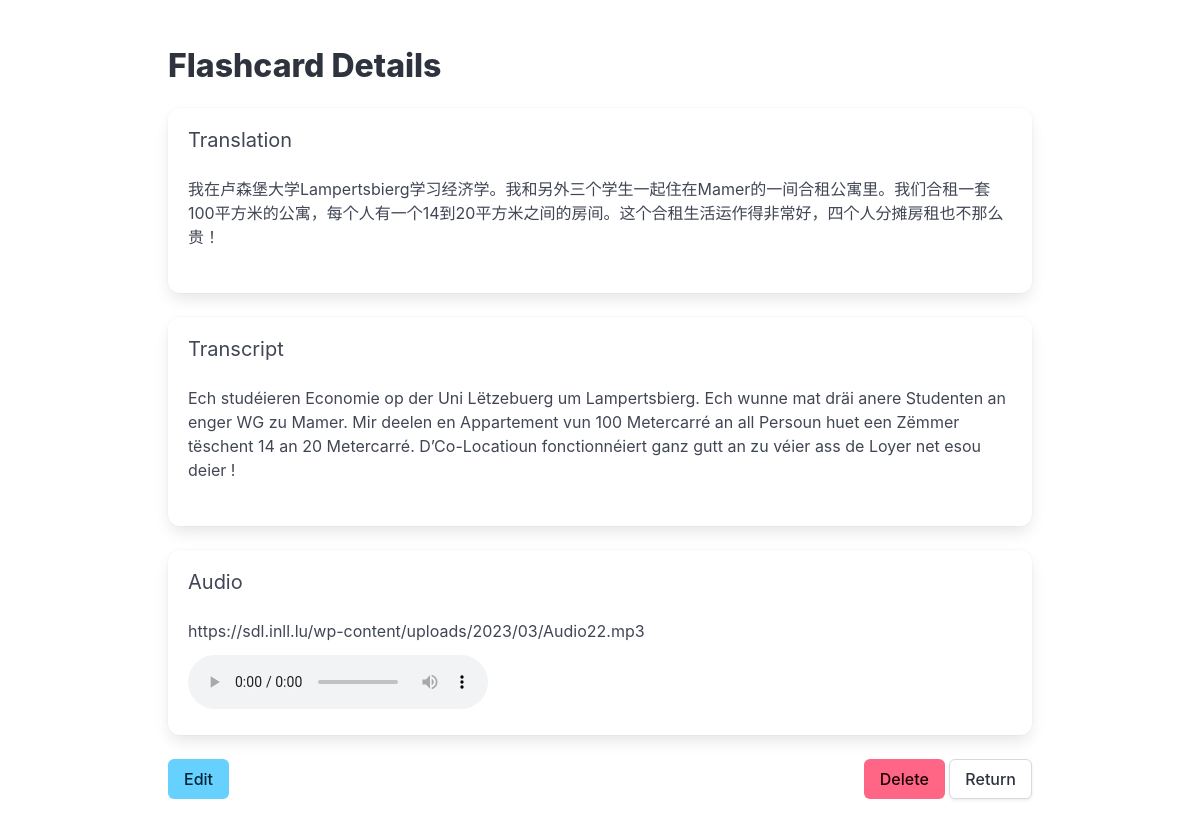
Page /flashcards/6 on the committed database.
### models.py (models this page shows)
class SDL_CARD(db.Model):
    __tablename__ = 'SDL_CARD'
    ID = db.Column(db.Integer, primary_key=True)
    AUDIO_URL = db.Column(db.String, nullable=False)
    TRANSCRIPT = db.Column(db.Text, nullable=False)
    TRANSLATION = db.Column(db.Text, nullable=False)

### app.py (the view)
@app.route("/flashcards/<int:card_id>")
def view_flashcard(card_id):
    card = db.session.get(SDL_CARD, card_id)
    if not card:
        flash("Card not found", "is-danger")
        return redirect(url_for("flashcards"))
    return render_template("flashcard_detail.html", card=card)

### app.py (called while the page is built)
@app.template_filter('nl2br')
def nl2br(value):
    return value.replace('\n', '<br>')

### templates/flashcard_detail.html (shortened to what this page needs)
{% extends "layout.html" %}
{% block content %}
<section class="section">
  <div class="container">
    <h1 class="title">Flashcard Details</h1>
    <div id="flashcard-view">
      <div class="box">
        <h2 class="subtitle">Translation</h2>
        <div class="content" id="translation-display">
          {{ card.TRANSLATION|nl2br }}
        </div>
      </div>
      <div class="box">
        <h2 class="subtitle">Transcript</h2>
        <div class="content" id="transcript-display">
          {{ card.TRANSCRIPT|nl2br }}
        </div>
      </div>
      <div class="box">
        <h2 class="subtitle">Audio</h2>
        <div id="audio-url-display">{{ card.AUDIO_URL }}</div>
        <audio controls class="mt-3">
          <source src="{{ card.AUDIO_URL }}" type="audio/mpeg">
        </audio>
      </div>
      <div class="field is-grouped">
        <div class="control">
          <button class="button is-info" id="edit-button">Edit</button>
        </div>
        <div class="control ml-auto">
          <button class="button is-danger" id="delete-button">Delete</button>
          <a href="{{ url_for('flashcards') }}" class="button">Return</a>
        </div>
      </div>
    </div>
  </div>
</section>
{% endblock %}

### templates/layout.html (style rules this page uses)
.ml-auto { margin-left: auto !important; }

### rows in the picture
SDL_CARD: TRANSLATION "我在卢森堡大学Lampertsbierg学习经济学。我和另外三个学生一起住在Mamer的一间合租公寓里。我们合租一套100平方米的公寓，每个人有一个14到20平方米之间的房间。这个合租生活运作得非常好，四个人分摊房租也不那么贵！", TRANSCRIPT "Ech studéieren Economie op der Uni Lëtzebuerg um Lampertsbierg. Ech wunne mat dräi anere Studenten an enger WG zu Mamer. Mir deelen en Appartement vun 100 Metercarré an all Persoun huet een Zëmmer tëschent 14 an 20 Metercarré. D’Co-Locatioun fonctionnéiert ganz gutt an zu véier ass de Loyer net esou deier !", AUDIO_URL "https://sdl.inll.lu/wp-content/uploads/2023/03/Audio22.mp3"
